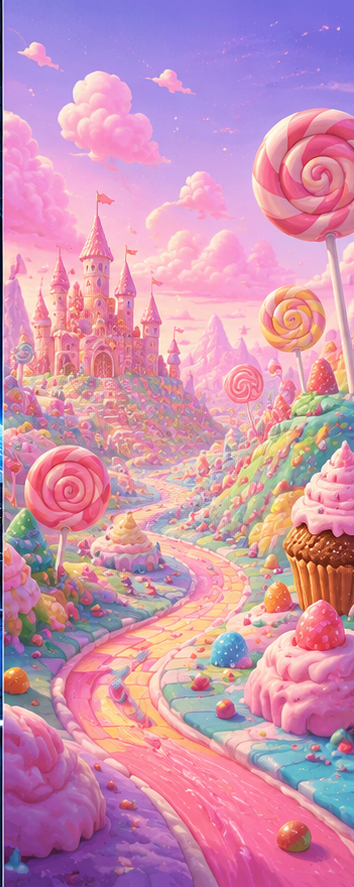
#> input picture assets/images/backgrounds/candyland.png, 354 x 887 px
$ python -i process_cosmetic.py   (imports and definitions only)
#> lines starting #> are read from the running program, lines starting #| are printed output that depends on the picture
#!/usr/bin/env python3
"""Process a ChatGPT cosmetic image for Tickle the Pig.

Usage:
  process_cosmetic.py <source.png> <out_id>          # sticker (default)
  process_cosmetic.py <source.png> <out_id> bg       # full-scene background

Sticker mode: flood-fills the plain-white background from the edges (thresh 55
keeps the sticker's white outline highlights), crops to the glyph, recenters
with a small margin, downsizes to 256 -> assets/images/hats/<out_id>.png.

Background mode: NO bg-removal (scenes are opaque + full-bleed). Center-crops
to square + resizes to 512 -> assets/images/backgrounds/<out_id>.png.
"""
import sys, os
from PIL import Image, ImageDraw


def process_bg(src, out_id, size=512):
    im = Image.open(src).convert("RGB")
    w, h = im.size
    s = min(w, h)
    im = im.crop(((w - s) // 2, (h - s) // 2, (w - s) // 2 + s, (h - s) // 2 + s))
    im = im.resize((size, size), Image.LANCZOS)
    os.makedirs("assets/images/backgrounds", exist_ok=True)
    out = f"assets/images/backgrounds/{out_id}.png"
    im.save(out)
    print(f"{out_id}: saved {out} (background {size}x{size})")
    return out

def process(src, out_id, margin=0.06, thresh=55):
#> called with out_id = 'out.png', margin = 0.06, thresh = 55
    im = Image.open(src).convert("RGB")
    w, h = im.size
#> w = 354; h = 887
    SENT = (255, 0, 255)
    seeds = [(2, 2), (w - 3, 2), (2, h - 3), (w - 3, h - 3),
             (w // 2, 2), (w // 2, h - 3), (2, h // 2), (w - 3, h // 2)]
    for s in seeds:
        ImageDraw.floodfill(im, s, SENT, thresh=thresh)
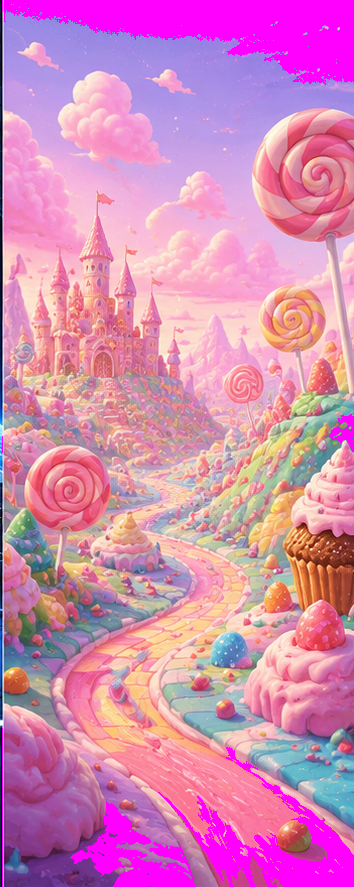
#> im: PIL image 354x887 RGB; mean R, G, B 212, 136.5, 180.4
    rgba = im.convert("RGBA")
    rgba.putdata([(0, 0, 0, 0) if p[:3] == SENT else p for p in rgba.getdata()])
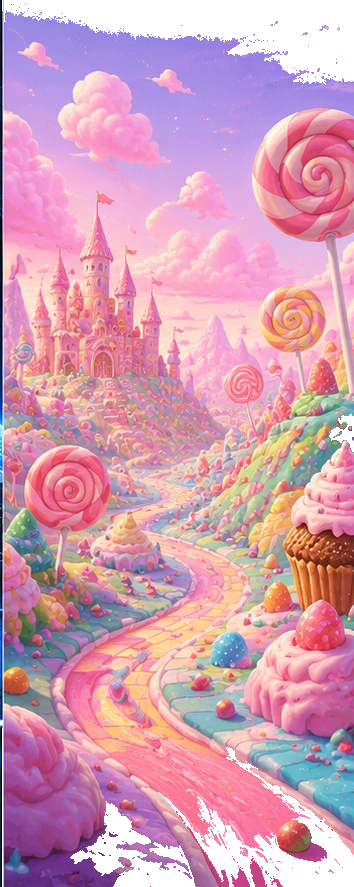
#> rgba: PIL image 354x887 RGBA; mean R, G, B, A 190.2, 136.5, 158.7, 233.3; transparent parts drawn white
    bbox = rgba.getbbox()
#> bbox = (0, 0, 354, 887)
    if not bbox:
        raise SystemExit(f"{out_id}: empty after bg-removal (thresh too low?)")
    glyph = rgba.crop(bbox)
    gw, gh = glyph.size
#> gw = 354; gh = 887
    side = round(max(gw, gh) * (1 + 2 * margin))
#> side = 993
    canvas = Image.new("RGBA", (side, side), (0, 0, 0, 0))
#> canvas: PIL image 993x993 RGBA; every value is 0
    canvas.paste(glyph, ((side - gw) // 2, (side - gh) // 2), glyph)
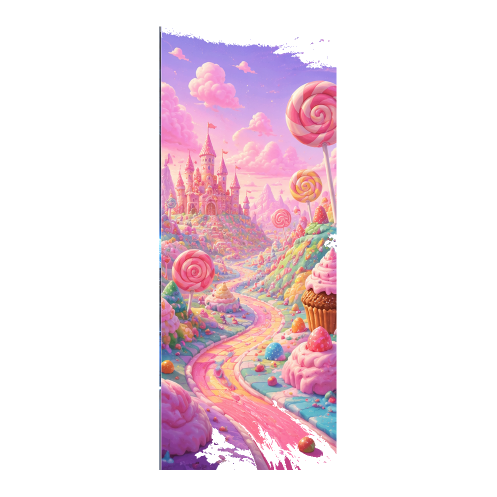
#> canvas: PIL image 993x993 RGBA (shown at 1/2 size); mean R, G, B, A 60.6, 43.5, 50.5, 74.3; transparent parts drawn white
    canvas = canvas.resize((256, 256), Image.LANCZOS)
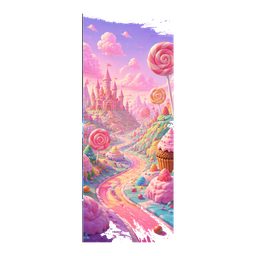
#> canvas: PIL image 256x256 RGBA; mean R, G, B, A 64.6, 46.1, 54.5, 74.3; transparent parts drawn white
    os.makedirs("assets/images/hats", exist_ok=True)
    out = f"assets/images/hats/{out_id}.png"
    canvas.save(out)
    a = canvas.split()[3]
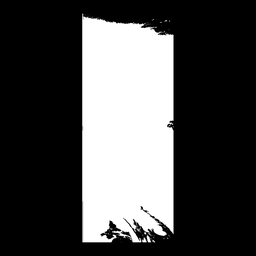
#> a: PIL image 256x256 L; min 0, max 255, mean 74.3
    transp = sum(1 for v in a.getdata() if v == 0) * 100 // (256 * 256)
#> transp = 68
    print(f"{out_id}: saved {out} ({transp}% transparent)")
#| out.png: saved assets/images/hats/out.png.png (68% transparent)
    return out

# [7 lines not run here, left out]

>>> result = process('../assets/images/backgrounds/candyland.png', 'out.png')

$ run again, on assets/images/backgrounds/luau_lagoon_bg.png
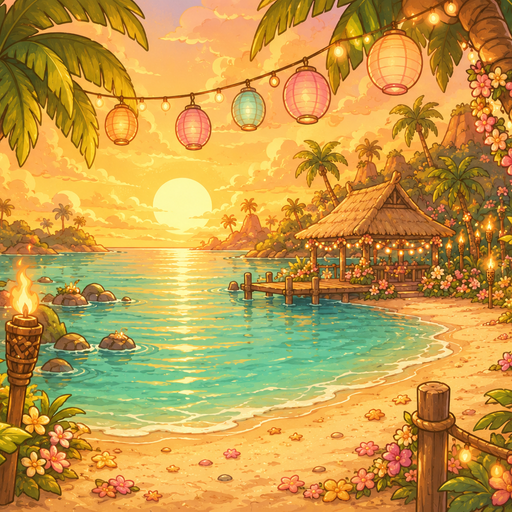
#> input picture assets/images/backgrounds/luau_lagoon_bg.png, 512 x 512 px
#> in process, im is the input picture: PIL image 512x512 RGB; mean R, G, B 196.5, 155.3, 74.2
#> bbox = (0, 0, 512, 512)
#> in process, `canvas = canvas.resize((256, 256), Image.LANCZOS)`:
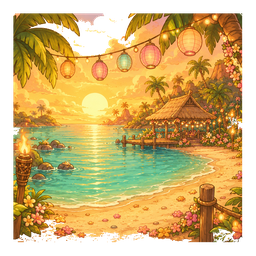
#> canvas: PIL image 256x256 RGBA; mean R, G, B, A 152.4, 121.1, 57, 190.2; transparent parts drawn white
#> in process, `a = canvas.split()[3]`:
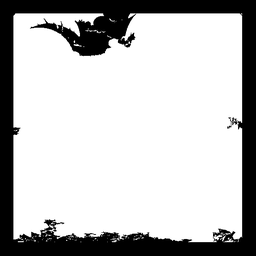
#> a: PIL image 256x256 L; min 0, max 255, mean 190.2
#> transp = 21
#| out.png: saved assets/images/hats/out.png.png (21% transparent)
